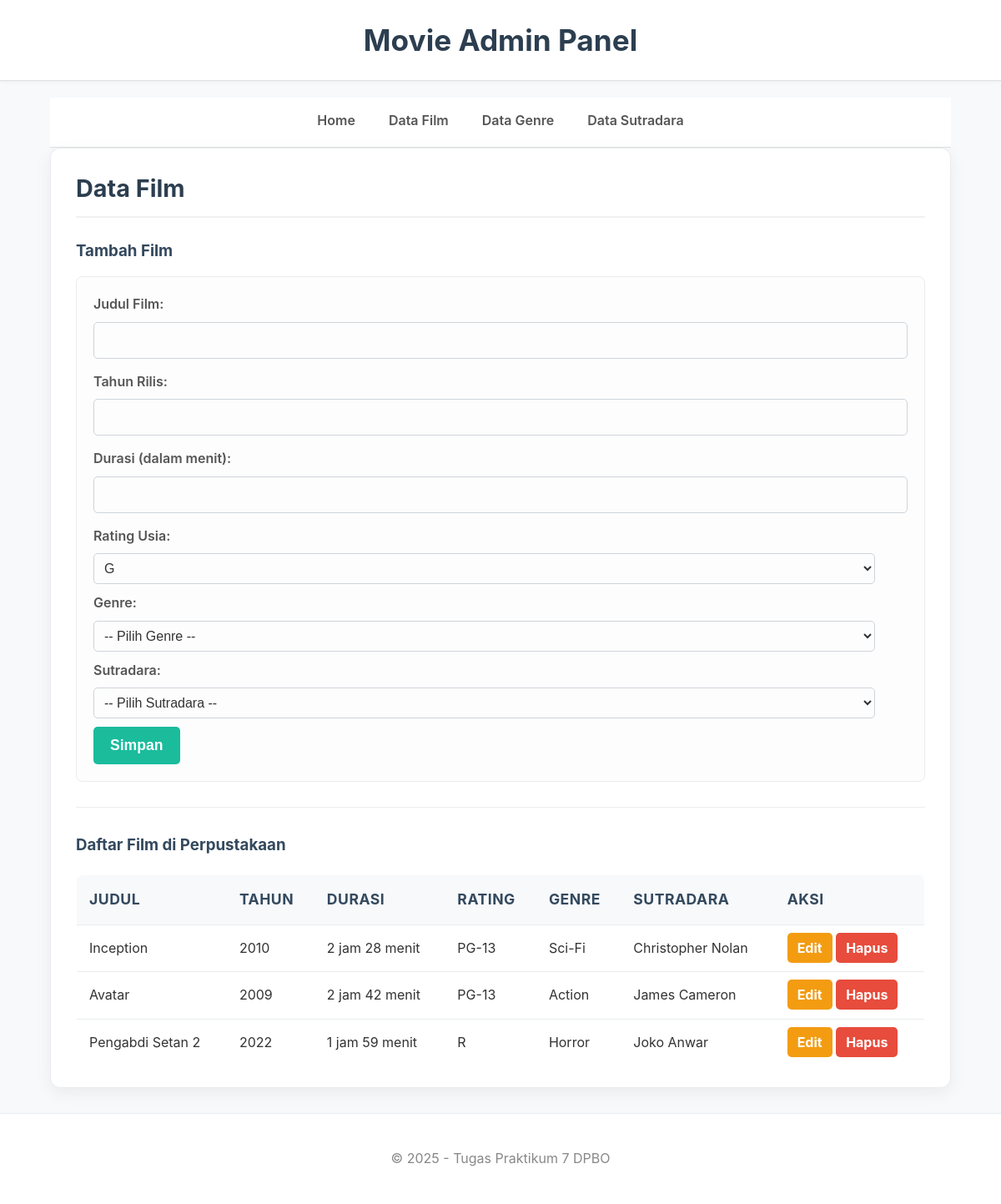
The app's page /index.php?page=film with its own data.
### tables this page shows
CREATE TABLE tbl_film (
    id_film INT AUTO_INCREMENT PRIMARY KEY,
    judul_film VARCHAR(150) NOT NULL,
    tahun_rilis INT(4),
    durasi_menit INT,
    rating_usia VARCHAR(5),
    id_genre INT,
    id_sutradara INT,
    
    FOREIGN KEY (id_genre) 
        REFERENCES tbl_genre(id_genre)
        ON DELETE SET NULL ON UPDATE CASCADE,
        
    FOREIGN KEY (id_sutradara) 
        REFERENCES tbl_sutradara(id_sutradara)
        ON DELETE SET NULL ON UPDATE CASCADE
);

CREATE TABLE tbl_genre (
    id_genre INT AUTO_INCREMENT PRIMARY KEY,
    nama_genre VARCHAR(50) NOT NULL UNIQUE
);

CREATE TABLE tbl_sutradara (
    id_sutradara INT AUTO_INCREMENT PRIMARY KEY,
    nama_sutradara VARCHAR(100) NOT NULL,
    negara_asal VARCHAR(50)
);

### class/Film.php (called while the page is built, shortened)
<?php
class Film {
    private $conn;
    private $table_name = "tbl_film";
    public function __construct($db) {
        $this->conn = $db;
    }
    public function read() {
        $query = "SELECT f.id_film, f.judul_film, f.tahun_rilis, f.durasi_menit, f.rating_usia,
                         g.nama_genre, s.nama_sutradara
                  FROM " . $this->table_name . " f
                  LEFT JOIN tbl_genre g ON f.id_genre = g.id_genre
                  LEFT JOIN tbl_sutradara s ON f.id_sutradara = s.id_sutradara";
        $stmt = $this->conn->prepare($query);
        $stmt->execute();
        return $stmt;
    }
}
?>

### view/film.php (the view, shortened to what this page needs)
<?php
include_once 'class/Film.php';
function konversiDurasi($menit) {
    $jam = floor($menit / 60);
    $sisaMenit = $menit % 60;
    $hasil = "";
    if ($jam > 0) $hasil .= $jam . " jam ";
    if ($sisaMenit > 0) $hasil .= $sisaMenit . " menit";
    return trim($hasil);
}
$database = new Database();
$db = $database->getConnection();
$film = new Film($db);
$edit_id = isset($_GET['edit_id']) ? $_GET['edit_id'] : '';
$data_edit = null;
$stmt_film = $film->read();
?>
<div class="content">
    <h2>Data Film</h2>
    <h3><?php echo $edit_id ? 'Edit' : 'Tambah'; ?> Film</h3>
    <form action="index.php?page=film" method="POST">
        <label>Judul Film:</label>
        <input type="text" name="judul" value="<?php echo $edit_id ? $data_edit['judul_film'] : ''; ?>" required>
        <label>Tahun Rilis:</label>
        <input type="number" name="tahun" value="<?php echo $edit_id ? $data_edit['tahun_rilis'] : ''; ?>" required>
        <label>Durasi (dalam menit):</label>
        <input type="number" name="durasi" value="<?php echo $edit_id ? $data_edit['durasi_menit'] : ''; ?>">
        <label>Rating Usia:</label>
        <select name="rating" style="width: 96%; padding: 8px; margin-bottom: 10px;">
            <?php $ratings = ['G', 'PG', 'PG-13', 'R', 'SU']; ?>
            <?php foreach ($ratings as $r): ?>
                <option value="<?php echo $r; ?>" <?php echo ($edit_id && $data_edit['rating_usia'] == $r) ? 'selected' : ''; ?>>
                    <?php echo $r; ?>
                </option>
            <?php endforeach; ?>
        </select>
        <label>Genre:</label>
        <select name="id_genre" style="width: 96%; padding: 8px; margin-bottom: 10px;">
            <option value="0">-- Pilih Genre --</option>
        </select>
        <label>Sutradara:</label>
        <select name="id_sutradara" style="width: 96%; padding: 8px; margin-bottom: 10px;">
            <option value="0">-- Pilih Sutradara --</option>
        </select>
        <button type="submit"><?php echo $edit_id ? 'Update' : 'Simpan'; ?></button>
    </form>
    <hr>
    <h3>Daftar Film di Perpustakaan</h3>
    <table>
        <thead>
            <tr>
                <th>Judul</th>
                <th>Tahun</th>
                <th>Durasi</th>
                <th>Rating</th>
                <th>Genre</th>
                <th>Sutradara</th>
                <th>Aksi</th>
            </tr>
        </thead>
        <tbody>
            <?php while ($row = $stmt_film->fetch(PDO::FETCH_ASSOC)): extract($row); ?>
            <tr>
                <td><?php echo $judul_film; ?></td>
                <td><?php echo $tahun_rilis; ?></td>
                <td><?php echo konversiDurasi($durasi_menit); ?></td>
                <td><?php echo $rating_usia; ?></td>
                <td><?php echo $nama_genre; ?></td>
                <td><?php echo $nama_sutradara; ?></td>
                <td>
                    <a href='index.php?page=film&edit_id=<?php echo $id_film; ?>' class='btn-edit'>Edit</a>
                    <a href='index.php?page=film&delete_id=<?php echo $id_film; ?>' onclick='return confirm("Yakin?")' class='btn-delete'>Hapus</a>
                </td>
            </tr>
            <?php endwhile; ?>
        </tbody>
    </table>
</div>

### style.css (style rules this page uses)
* { box-sizing: border-box; }
body { margin: 0; padding: 0; font-family: -apple-system, BlinkMacSystemFont, "Segoe UI", Roboto, "Helvetica Neue", Arial, sans-serif; background-color: #f7f9fb; color: #333; line-height: 1.6; }
.content h2 { color: #2c3e50; margin-top: 0; padding-bottom: 10px; border-bottom: 2px solid #f0f0f0; font-size: 1.8em; }
.content h3 { color: #34495e; margin-top: 25px; margin-bottom: 15px; }
hr { border: 0; height: 1px; background: #e9ecef; margin: 30px 0; }
form { border: 1px solid #e9ecef; padding: 20px; border-radius: 8px; background: #fdfdfd; }
form label { display: block; margin-bottom: 8px; font-weight: 600; color: #555; }
form input[type="text"], form input[type="number"], form input[type="email"], form select { width: 100%; padding: 12px 15px; margin-bottom: 15px; border: 1px solid #ced4da; border-radius: 5px; font-size: 1em; background-color: #fdfdfd; color: #333; transition: all 0.3s ease; }
form button { background-color: #1abc9c; color: white; padding: 12px 20px; border: none; border-radius: 5px; cursor: pointer; font-size: 1.1em; font-weight: bold; transition: background-color 0.3s ease; }
table { width: 100%; border-collapse: collapse; margin-top: 20px; border-radius: 8px; overflow: hidden; border: 1px solid #e9ecef; }
table th, table td { padding: 15px; text-align: left; border-bottom: 1px solid #e9ecef; }
table th { background-color: #f7f9fb; color: #34495e; font-size: 1.1em; text-transform: uppercase; letter-spacing: 0.5px; }
table tbody tr { background-color: #ffffff; transition: background-color 0.2s ease; }
.btn-edit { background-color: #f39c12; color: white; padding: 8px 12px; text-decoration: none; border-radius: 5px; font-weight: bold; transition: background-color 0.2s ease; }
.btn-delete { background-color: #e74c3c; color: white; padding: 8px 12px; text-decoration: none; border-radius: 5px; font-weight: bold; transition: background-color 0.2s ease; }

### records on screen
tbl_film: judul_film "Inception", tahun_rilis "2010", durasi_menit "2 jam 28 menit", rating_usia "PG-13", id_genre.nama_genre "Sci-Fi", id_sutradara.nama_sutradara "Christopher Nolan"
tbl_film: judul_film "Avatar", tahun_rilis "2009", durasi_menit "2 jam 42 menit", rating_usia "PG-13", id_genre.nama_genre "Action", id_sutradara.nama_sutradara "James Cameron"
tbl_film: judul_film "Pengabdi Setan 2", tahun_rilis "2022", durasi_menit "1 jam 59 menit", rating_usia "R", id_genre.nama_genre "Horror", id_sutradara.nama_sutradara "Joko Anwar"

### other values on screen
form field rating "G"
